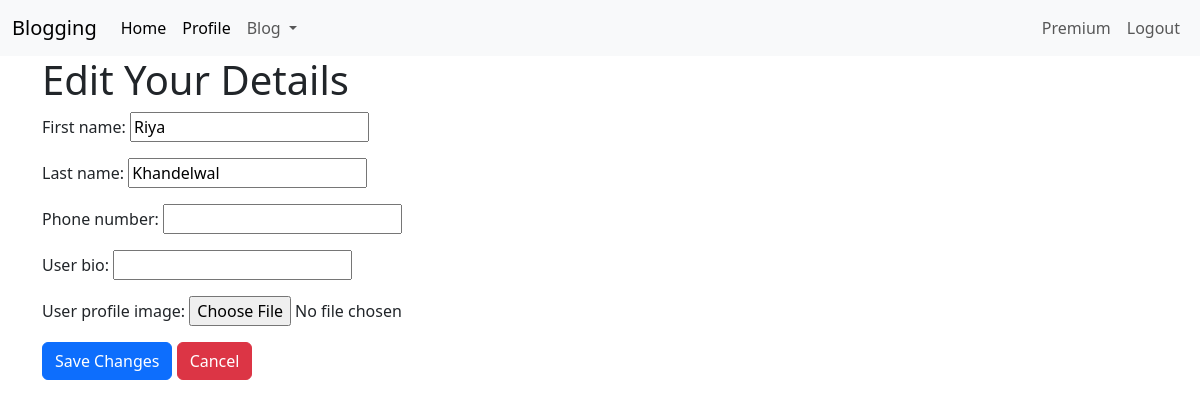
/edit_user_details/ (signed in), run on an earlier commit of the app's database.
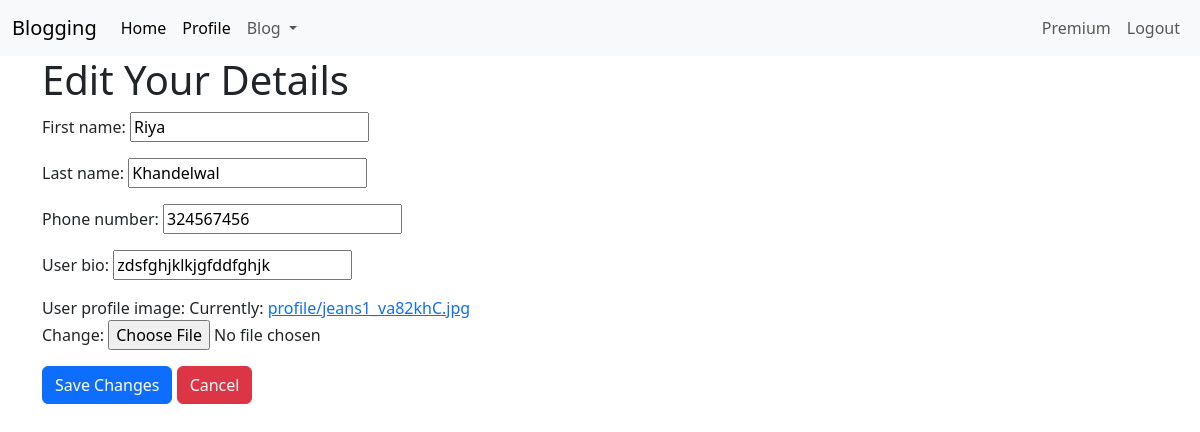
And on a later commit of the database.
### blogs/models.py (models this page shows, shortened)
class CustomUser(AbstractUser):
    username = None
    phone_number = models.CharField(max_length=10)
    email = models.EmailField(unique=True)
    user_bio = models.CharField(max_length=200)
    user_profile_image = models.ImageField(upload_to="profile")
    USERNAME_FIELD = 'email'
    REQUIRED_FIELDS = []
    objects = UserManager()

### blogs/views.py (the view)
# urls.py: path('edit_user_details/', edit_user_details, name='edit_user_details'),
@login_required
def edit_user_details(request):
    user = request.user
    if request.method == 'POST':
        form = EditUserForm(request.POST, request.FILES, instance=user)
        if form.is_valid():
            form.save()
            return redirect('index')  # Redirect to the user's profile page after saving
    else:
        form = EditUserForm(instance=user)
    return render(request, 'edit_profile.html', {'form': form})

### blogs/forms.py
class EditUserForm(forms.ModelForm):
    class Meta:
        model = CustomUser
        fields = ['first_name', 'last_name', 'phone_number', 'user_bio', 'user_profile_image']

### blogs/templates/edit_profile.html (shortened to what this page needs)
{% extends "base.html" %}
{% block content %}
<h1>Edit Your Details</h1>
<form method="post" enctype="multipart/form-data">
    {{ form.as_p }}
    <button type="submit" class="btn btn-primary">Save Changes</button>
    <a href="{% url 'edit_user_details' %}" class="btn btn-danger">Cancel</a>
</form>
{% endblock content %}

### blogs/templates/base.html (shortened to what this page needs)
<!doctype html>
<html lang="en">
  <head>
    <link href="https://cdn.jsdelivr.net/npm/bootstrap@5.3.3/dist/css/bootstrap.min.css" rel="stylesheet">
  </head>
  <body>
    <nav class="navbar navbar-expand-lg bg-light">
        <div class="container-fluid">
          <a class="navbar-brand" href="{% url 'index' %}">Blogging</a>
          <div class="collapse navbar-collapse" id="navbarSupportedContent">
            <ul class="navbar-nav me-auto mb-2 mb-lg-0">
              <li class="nav-item">
                <a class="nav-link active" aria-current="page" href="{% url 'index' %}">Home</a>
              </li>
              <li class="nav-item">
                <a class="nav-link active" aria-current="page" href="{% url 'edit_user_details' %}">Profile</a>
              </li>
              <li class="nav-item dropdown">
                <a class="nav-link dropdown-toggle" href="#" role="button" data-bs-toggle="dropdown" aria-expanded="false">
                  Blog
                </a>
              </li>
            </ul>
            <ul class="navbar-nav mb-2 mb-lg-0">
              <li class="nav-item">
                <a class="nav-link" href="#">Premium</a>
              </li>
              <li class="nav-item">
                <a class="nav-link" href="{% url 'logout' %}">Logout</a>
              </li>
            </ul>
          </div>
        </div>
      </nav>
      <div class="container">
        {% block content %}{% endblock content %}
      </div>
  </body>
</html>

What changed in the data, as far as the page shows it:
changed CustomUser "Riya": phone_number (not shown) → "324567456"; user_bio (not shown) → "zdsfghjklkjgfddfghjk"
Also different on the page:
text no longer shown: "First name: Last name: Phone number: User bio: User profile image:"
text now shown: "First name: Last name: Phone number: User bio: User profile image: Currently: profile/jeans1_va82khC.jpg Change:"
